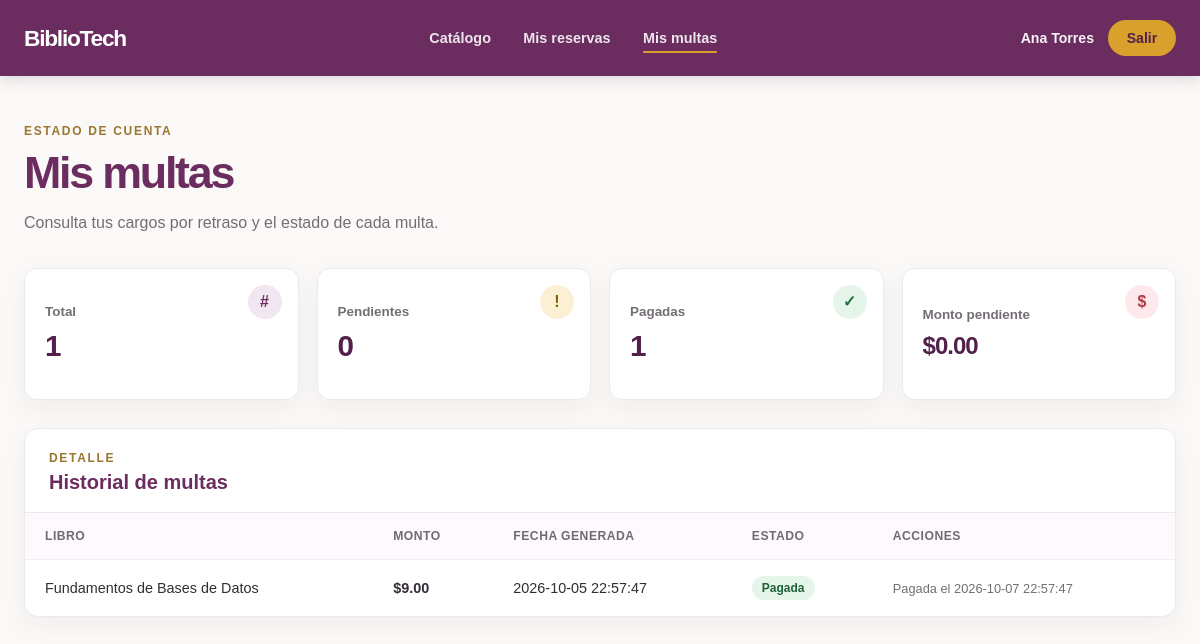
Page /mis-multas (signed in) on the committed database.
### tables this page shows
CREATE TABLE IF NOT EXISTS multas (
    id               BIGINT UNSIGNED NOT NULL AUTO_INCREMENT,
    id_prestamo      BIGINT UNSIGNED NOT NULL,
    monto            DECIMAL(10,2) NOT NULL,
    estado           ENUM('pendiente','pagada','condonada') NOT NULL DEFAULT 'pendiente',
    fecha_generacion DATETIME NOT NULL,
    fecha_pago       DATETIME NULL,
    created_at       TIMESTAMP NOT NULL DEFAULT CURRENT_TIMESTAMP,
    updated_at       TIMESTAMP NOT NULL DEFAULT CURRENT_TIMESTAMP ON UPDATE CURRENT_TIMESTAMP,
    PRIMARY KEY (id),
    KEY idx_multas_prestamo (id_prestamo),
    CONSTRAINT fk_multas_prestamo FOREIGN KEY (id_prestamo) REFERENCES prestamos (id)
);

CREATE TABLE IF NOT EXISTS libros (
    id               BIGINT UNSIGNED NOT NULL AUTO_INCREMENT,
    titulo           VARCHAR(255) NOT NULL,
    autor            VARCHAR(180) NOT NULL,
    isbn             VARCHAR(20) NOT NULL,
    id_categoria     BIGINT UNSIGNED NOT NULL,
    editorial        VARCHAR(150) NULL,
    anio             SMALLINT UNSIGNED NULL,
    portada_url      VARCHAR(500) NULL,
    sinopsis         TEXT NULL,
    stock_total      INT UNSIGNED NOT NULL DEFAULT 1,
    stock_disponible INT UNSIGNED NOT NULL DEFAULT 1,
    created_at       TIMESTAMP NOT NULL DEFAULT CURRENT_TIMESTAMP,
    updated_at       TIMESTAMP NOT NULL DEFAULT CURRENT_TIMESTAMP ON UPDATE CURRENT_TIMESTAMP,
    PRIMARY KEY (id),
    UNIQUE KEY uq_libros_isbn (isbn),
    KEY idx_libros_categoria (id_categoria),
    CONSTRAINT fk_libros_categoria FOREIGN KEY (id_categoria) REFERENCES categorias (id)
);

### app/Controllers/MultaController.php (called while the page is built, shortened)
<?php
final class MultaController
{
    public function index(): void
    {
        $idUsuario = $this->requireStudent();
        $multas = (new Multa())->obtenerPorUsuario($idUsuario);
        $summary = [
            'total' => count($multas),
            'pendientes' => 0,
            'pagadas' => 0,
            'monto_pendiente' => 0.0,
        ];
        foreach ($multas as $multa) {
            if ($this->isPaid($multa['estado'] ?? '')) {
                $summary['pagadas']++;
            } elseif ($this->isPending($multa['estado'] ?? '')) {
                $summary['pendientes']++;
                $summary['monto_pendiente'] += (float) ($multa['monto'] ?? 0);
            }
        }
        require dirname(__DIR__) . '/Views/estudiante/mis_multas.php';
    }
    private function isPaid(mixed $status): bool
    {
        return strtolower(trim((string) $status)) === 'pagada';
    }
    private function requireStudent(): int
    {
        $user = $_SESSION['user'] ?? null;
        return (int) $user['id'];
    }
}

### app/Core/Router.php (called while the page is built, shortened)
<?php
final class Router
{
    private array $routes = [];
    public function dispatch(string $method, string $requestUri): void
    {
        $path = parse_url($requestUri, PHP_URL_PATH);
        $path = '/' . trim($path, '/');
        $handler = $this->routes[strtoupper($method)][$path] ?? null;
        $handler();
    }
    private function add(string $method, string $path, callable $handler): void
    {
        $normalizedPath = '/' . trim($path, '/');
        $this->routes[$method][$normalizedPath] = $handler;
    }
}

### index.php (called while the page is built, shortened)
<?php
spl_autoload_register(static function (string $class): void {
    $prefix = 'App\\';
    $relativeClass = substr($class, strlen($prefix));
    $file = __DIR__ . '/app/' . str_replace('\\', '/', $relativeClass) . '.php';
});
$auth = new AuthController();
$dashboard = new DashboardController();
$catalogo = new CatalogoController();
$reservas = new ReservaController();
$multas = new MultaController();
$router = new Router();
$router->get('/', [$auth, 'index']);
$router->get('/login', [$auth, 'showLogin']);
$router->post('/login', [$auth, 'login']);
$router->get('/register', [$auth, 'showRegister']);
$router->post('/register', [$auth, 'register']);
$router->post('/logout', [$auth, 'logout']);
$router->get('/home', [$dashboard, 'showHome']);
$router->get('/catalogo', [$catalogo, 'index']);
$router->get('/catalogo/show', [$catalogo, 'show']);
$router->get('/mis-reservas', [$reservas, 'index']);
$router->post('/reservas/crear', [$reservas, 'crear']);
$router->post('/reservas/cancelar', [$reservas, 'cancelar']);
$router->get('/mis-multas', [$multas, 'index']);
$router->post('/mis-multas/pagar', [$multas, 'pagar']);
try {
    $router->dispatch($_SERVER['REQUEST_METHOD'] ?? 'GET', $_SERVER['REQUEST_URI'] ?? '/');
} catch (Throwable $exception) {
    error_log((string) $exception);
    http_response_code(500);
    echo 'Ocurrió un error interno. Inténtalo de nuevo más tarde.';
}

### app/Core/Url.php (called while the page is built, shortened)
<?php
final class Url
{
    private static string $basePath = '';
    public static function setBasePath(string $basePath): void
    {
        self::$basePath = rtrim($basePath, '/');
    }
    public static function to(string $path): string
    {
        return self::$basePath . '/' . ltrim($path, '/');
    }
}

### app/Core/Database.php (called while the page is built, shortened)
<?php
final class Database
{
    private static ?PDO $connection = null;
    public static function connection(): PDO
    {
        if (self::$connection === null) {
            $host = getenv('DB_HOST') ?: '127.0.0.1';
            $database = getenv('DB_NAME') ?: 'bdbibliotech';
            $username = getenv('DB_USER') ?: 'root';
            $password = getenv('DB_PASSWORD') ?: '';
            $dsn = sprintf('mysql:host=%s;dbname=%s;charset=utf8mb4', $host, $database);
            self::$connection = new PDO($dsn, $username, $password, [
                PDO::ATTR_ERRMODE => PDO::ERRMODE_EXCEPTION,
                PDO::ATTR_DEFAULT_FETCH_MODE => PDO::FETCH_ASSOC,
                PDO::ATTR_EMULATE_PREPARES => false,
            ]);
        }
        return self::$connection;
    }
}

### app/Models/Multa.php (called while the page is built, shortened)
<?php
final class Multa
{
    private PDO $db;
    public function __construct(?PDO $db = null)
    {
        $this->db = $db ?? Database::connection();
    }
    public function obtenerPorUsuario(int $id_usuario): array
    {
        $statement = $this->db->prepare(
            'SELECT m.id, m.id_prestamo, m.monto, m.estado,
                    m.fecha_generacion, m.fecha_pago,
                    p.id_libro, l.titulo AS libro_titulo
             FROM multas m
             INNER JOIN prestamos p ON p.id = m.id_prestamo
             INNER JOIN libros l ON l.id = p.id_libro
             WHERE p.id_usuario = :id_usuario
             ORDER BY m.fecha_generacion DESC, m.id DESC'
        );
        $statement->execute(['id_usuario' => $id_usuario]);
        return $statement->fetchAll();
    }
}

### app/Views/estudiante/mis_multas.php (the view, shortened to what this page needs)
<?php
$escape = static fn (string $value): string => htmlspecialchars($value, ENT_QUOTES | ENT_SUBSTITUTE, 'UTF-8');
$formatMoney = static fn (mixed $amount): string => '$' . number_format((float) $amount, 2, '.', ',');
$isPaid = static fn (mixed $status): bool => strtolower(trim((string) $status)) === 'pagada';
$isPending = static fn (mixed $status): bool => strtolower(trim((string) $status)) === 'pendiente';
?>
<!doctype html>
<html lang="es">
<head>
    <link rel="stylesheet" href="<?= $escape(Url::to('/assets/css/estudiante.css')) ?>">
</head>
<body>
<?php $activePage = 'multas'; require __DIR__ . '/_header.php'; ?>
<main class="student-main">
    <section class="page-intro">
        <p class="eyebrow">Estado de cuenta</p>
        <h1>Mis multas</h1>
        <p>Consulta tus cargos por retraso y el estado de cada multa.</p>
    </section>
    <section class="summary-grid" aria-label="Resumen de multas">
        <article class="summary-card">
            <span class="summary-label">Total</span>
            <strong><?= (int) $summary['total'] ?></strong>
            <span class="summary-mark mark-purple" aria-hidden="true">#</span>
        </article>
        <article class="summary-card">
            <span class="summary-label">Pendientes</span>
            <strong><?= (int) $summary['pendientes'] ?></strong>
            <span class="summary-mark mark-amber" aria-hidden="true">!</span>
        </article>
        <article class="summary-card">
            <span class="summary-label">Pagadas</span>
            <strong><?= (int) $summary['pagadas'] ?></strong>
            <span class="summary-mark mark-green" aria-hidden="true">✓</span>
        </article>
        <article class="summary-card">
            <span class="summary-label">Monto pendiente</span>
            <strong class="summary-amount"><?= $escape($formatMoney($summary['monto_pendiente'])) ?></strong>
            <span class="summary-mark mark-red" aria-hidden="true">$</span>
        </article>
    </section>
    <section class="table-panel" aria-labelledby="fines-heading">
        <div class="panel-heading">
            <div>
                <p class="eyebrow">Detalle</p>
                <h2 id="fines-heading">Historial de multas</h2>
            </div>
        </div>
        <?php if ($multas === []): ?>
            <div class="empty-state compact">
                <h3>¡Todo en orden!</h3>
                <p>No tienes multas registradas.</p>
            </div>
        <?php else: ?>
            <div class="table-scroll">
                <table class="fines-table">
                    <thead>
                    <tr>
                        <th scope="col">Libro</th>
                        <th scope="col">Monto</th>
                        <th scope="col">Fecha generada</th>
                        <th scope="col">Estado</th>
                        <th scope="col">Acciones</th>
                    </tr>
                    </thead>
                    <tbody>
                    <?php foreach ($multas as $multa): ?>
                        <?php $paid = $isPaid($multa['estado'] ?? ''); ?>
                        <tr>
                            <td data-label="Libro"><?= $escape((string) ($multa['libro_titulo'] ?? 'Préstamo')) ?></td>
                            <td data-label="Monto" class="amount-cell"><?= $escape($formatMoney($multa['monto'] ?? 0)) ?></td>
                            <td data-label="Fecha generada"><?= $escape((string) ($multa['fecha_generacion'] ?? '—')) ?></td>
                            <td data-label="Estado">
                                <span class="status-badge <?= $paid ? 'status-paid' : ($isPending($multa['estado'] ?? '') ? 'status-pending' : 'status-condoned') ?>">
                                    <?= $paid ? 'Pagada' : ($isPending($multa['estado'] ?? '') ? 'Pendiente' : 'Condonada') ?>
                                </span>
                            </td>
                            <td data-label="Acciones">
                                <?php if ($paid): ?>
                                    <small class="paid-date">
                                        <?= !empty($multa['fecha_pago'])
                                            ? 'Pagada el ' . $escape((string) $multa['fecha_pago'])
                                            : 'Pago registrado' ?>
                                    </small>
                                <?php endif; ?>
                            </td>
                        </tr>
                    <?php endforeach; ?>
                    </tbody>
                </table>
            </div>
        <?php endif; ?>
    </section>
</main>
</body>
</html>

### assets/css/estudiante.css (style rules this page uses)
:root { color-scheme: light; --purple: #6b2c5f; --purple-dark: #51214b; --mustard: #d9a02b; --cream: #fdfbf0; --ink: #332d35; --muted: #746d75; --line: #eee8ed; --green: #237344; --red: #b23847; }
* { box-sizing: border-box; }
body { min-width: 320px; min-height: 100vh; margin: 0; color: var(--ink); background: #faf9f7; font-family: Arial, Helvetica, sans-serif; }
.student-main { width: min(100% - 48px, 1160px); min-height: calc(100vh - 76px); margin: 0 auto; padding: 48px 0 72px; }
.page-intro { margin-bottom: 32px; }
.eyebrow { margin: 0 0 9px; color: #9a762f; font-size: 0.75rem; font-weight: 700; letter-spacing: 0.14em; text-transform: uppercase; }
.page-intro h1 { margin: 0; color: var(--purple); font-size: clamp(2rem, 4.5vw, 2.8rem); letter-spacing: -0.05em; }
.page-intro > p:last-child { margin: 12px 0 0; color: var(--muted); line-height: 1.6; }
.availability, .status-badge { display: inline-flex; width: fit-content; padding: 6px 10px; border-radius: 999px; font-size: 0.75rem; font-weight: 700; line-height: 1; }
.available, .status-confirmada, .status-paid { color: #1e6338; background: #e5f5e9; }
.summary-grid { display: grid; margin: 0 0 28px; grid-template-columns: repeat(4, minmax(0, 1fr)); gap: 18px; }
.summary-card { position: relative; display: flex; min-height: 132px; padding: 20px; overflow: hidden; border: 1px solid var(--line); border-radius: 13px; flex-direction: column; justify-content: center; gap: 10px; background: #fff; box-shadow: 0 8px 24px rgb(58 37 57 / 5%); }
.summary-label { color: var(--muted); font-size: 0.84rem; font-weight: 600; }
.summary-card strong { color: var(--purple-dark); font-size: 1.85rem; letter-spacing: -0.04em; }
.summary-card strong.summary-amount { font-size: clamp(1.25rem, 2vw, 1.8rem); }
.summary-mark { position: absolute; top: 16px; right: 16px; display: grid; width: 34px; height: 34px; border-radius: 50%; font-size: 1rem; font-weight: 800; place-items: center; }
.mark-purple { color: var(--purple); background: #f1e7f0; }
.mark-amber { color: #8a5b06; background: #fbf0d4; }
.mark-green { color: var(--green); background: #e5f5e9; }
.mark-red { color: var(--red); background: #fde9eb; }
.table-panel { overflow: hidden; border: 1px solid var(--line); border-radius: 14px; background: #fff; box-shadow: 0 8px 25px rgb(58 37 57 / 5%); }
.panel-heading { padding: 22px 24px 18px; border-bottom: 1px solid var(--line); }
.panel-heading .eyebrow { margin-bottom: 6px; }
.panel-heading h2 { margin: 0; color: var(--purple); font-size: 1.25rem; }
.table-scroll { overflow-x: auto; }
.fines-table { width: 100%; border-collapse: collapse; text-align: left; }
.fines-table th, .fines-table td { padding: 16px 20px; border-bottom: 1px solid #f0edf0; vertical-align: middle; }
.fines-table th { color: #716a72; background: #fcfafc; font-size: 0.76rem; letter-spacing: 0.04em; text-transform: uppercase; white-space: nowrap; }
.fines-table td { color: var(--ink); font-size: 0.9rem; }
.fines-table tbody tr:last-child td { border-bottom: 0; }
.amount-cell { font-weight: 700; white-space: nowrap; }
.paid-date { color: var(--muted); font-size: 0.8rem; }

### rows in the picture
multas: libros.titulo "Fundamentos de Bases de Datos", monto "$9.00", fecha_generacion "2026-10-05 22:57:47", estado "Pagada", fecha_pago "2026-10-07 22:57:47"

### other values in the picture
$escape($userName) "Ana Torres"
$summary['total'] "1"
$summary['pendientes'] "0"
$summary['pagadas'] "1"
$escape($formatMoney($summary['monto_pendiente'])) "$0.00"
